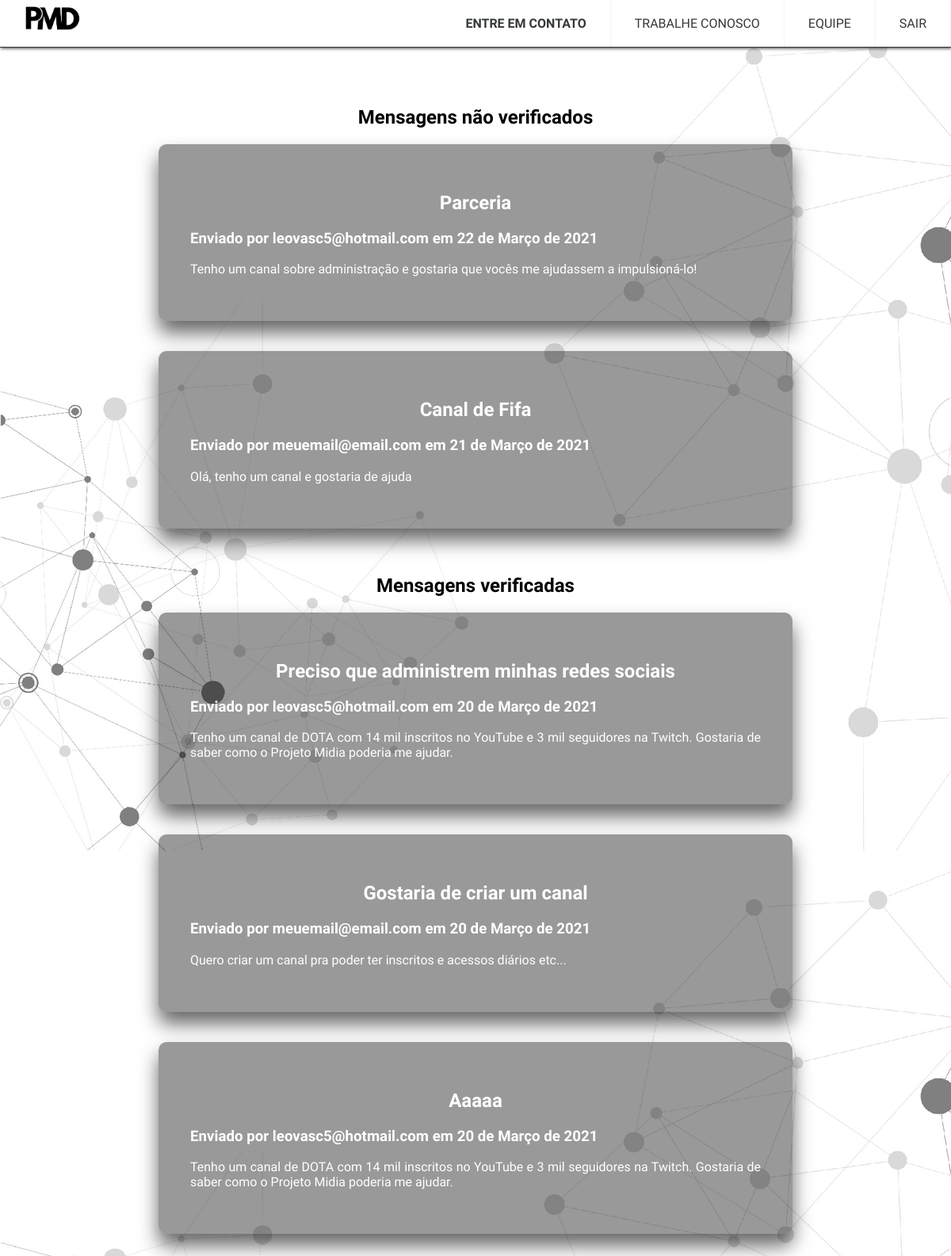
The app's page /admin/ec.php?num1=641206 (signed in) with its own data.
### tables this page shows
CREATE TABLE IF NOT EXISTS `insc_ctt` (
  `id` int(11) NOT NULL AUTO_INCREMENT,
  `assunto` varchar(128) NOT NULL,
  `mensagem` varchar(512) NOT NULL,
  `email` varchar(64) NOT NULL,
  `data` varchar(10) NOT NULL,
  `verificado` tinyint(1) NOT NULL,
  PRIMARY KEY (`id`)
);

### admin/ec.php (the view, shortened to what this page needs)
<?php
if(isset($_SESSION["numLogin"])){
    $n1 = $_GET['num1'];
}else{
    exit;
}
?>
<!DOCTYPE html>
<html lang="pt-br">
<head>
    <link href="../index.css" rel="stylesheet" type="text/css">
    <link href="../bar.css" rel="stylesheet" type="text/css">
    <link href="../parceiros.css" rel="stylesheet">
    <link href="../button.css" rel="stylesheet">
    <link href="div.css" rel="stylesheet">
</head>
<body>
<header class="header">
  <img src="../img\logo.png" id="logo1" title="Projeto Midia">
  <ul class="menu">
    <li><a id='QS' class="neg">ENTRE EM CONTATO</a></li>
    <li><a href="tc.php?<?php echo "num1=".$n1;?>" id='PA'>TRABALHE CONOSCO</a></li>
    <li><a href="equipe.php?<?php echo "num1=".$n1;?>" id='EQ'>EQUIPE</a></li>
    <li><a href="#c3" id='EQ'  onmouseover="this.style.backgroundColor='#ff0000'; this.style.color='#ffffff'"
    onmouseout="this.style.backgroundColor='#ffffff';this.style.color='#353839'" onclick="location.href='destroy.php'">SAIR</a></li>
  </ul>
</header>
<br><br><br><br><br><br>
<h2>Mensagens não verificados</h2>
<?php
include 'conexao.inc';
$sql = "SELECT* FROM insc_ctt WHERE verificado = 0 ORDER BY data DESC ";
$res = mysqli_query($conexao, $sql);
while($elemento = mysqli_fetch_row($res)){
    $id = $elemento[0];
    $assunto = $elemento[1];
    $mensagem = $elemento[2];
    $email = $elemento[3];
    $data = $elemento[4];
    $dia = substr($data, 8);
    $mes = substr($data, 5, 2);
    $ano = substr($data, 0, 4);
    if($mes == "01"){
      $mes = "Janeiro";
    }elseif($mes == "02"){
      $mes = "Fevereiro";
    }elseif($mes == "03"){
      $mes = "Março";
    }elseif($mes == "04"){
      $mes = "Abril";
    }elseif($mes == "05"){
      $mes = "Maio";
    }elseif($mes == "06"){
      $mes = "Junho";
    }elseif($mes == "07"){
      $mes = "Julho";
    }elseif($mes == "08"){
      $mes = "Agosto";
    }elseif($mes == "09"){
      $mes = "Setembro";
    }elseif($mes == "10"){
      $mes = "Outubro";
    }elseif($mes == "11"){
      $mes = "Novembro";
    }elseif($mes == "12"){
      $mes = "Dezembro";
    }
    echo "
    <a href='ec_ver.php?num1=".$n1."&cod=".$id."'>
      <div class='box'>
          <h2>$assunto </h2>
          <h3>Enviado por <b>$email</b> em $dia de $mes de $ano</h3>
          <p>$mensagem</p>
      </div>
    </a>
    <br><br>
  ";
  }
echo "<h2>Mensagens verificadas</h2>";
include 'conexao.inc';
$sql_ver = "SELECT* FROM insc_ctt WHERE verificado = 1 ORDER BY data DESC ";
$res_ver = mysqli_query($conexao, $sql_ver);
  while($elemento_ver = mysqli_fetch_row($res_ver)){
    $id_ver = $elemento_ver[0];
    $assunto_ver = $elemento_ver[1];
    $mensagem_ver = $elemento_ver[2];
    $email_ver = $elemento_ver[3];
    $data_ver = $elemento_ver[4];
    $dia_ver = substr($data_ver, 8);
    $mes_ver = substr($data_ver, 5, 2);
    $ano_ver = substr($data_ver, 0, 4);
    if($mes_ver == "01"){
      $mes_ver = "Janeiro";
    }elseif($mes_ver == "02"){
      $mes_ver = "Fevereiro";
    }elseif($mes_ver == "03"){
      $mes_ver = "Março";
    }elseif($mes_ver == "04"){
      $mes_ver = "Abril";
    }elseif($mes_ver == "05"){
      $mes_ver = "Maio";
    }elseif($mes_ver == "06"){
      $mes_ver = "Junho";
    }elseif($mes_ver == "07"){
      $mes_ver = "Julho";
    }elseif($mes_ver == "08"){
      $mes_ver = "Agosto";
    }elseif($mes_ver == "09"){
      $mes_ver = "Setembro";
    }elseif($mes_ver == "10"){
      $mes_ver = "Outubro";
    }elseif($mes_ver == "11"){
      $mes_ver = "Novembro";
    }elseif($mes_ver == "12"){
      $mes_ver = "Dezembro";
    }
    echo "
    <a href='ec_veri.php?num1=".$n1."&cod=".$id_ver."'>
      <div class='box'>
          <h2>$assunto_ver </h2>
          <h3>Enviado por <b>$email_ver</b> em $dia_ver de $mes_ver de $ano_ver</h3>
          <p>$mensagem_ver</p>
      </div>
    </a>
    <br><br>
  ";
}
?>

### index.css (style rules this page uses)
body { margin: 0; font-family: 'Montserrat', sans-serif; font-family: 'Mukta', sans-serif; background-image: url('img/background.jpg'); }
h2 { text-align:center; }
p { text-align: justify; }

### bar.css (style rules this page uses)
body { margin: 0; font-family: 'Nanum Gothic', sans-serif; background-color: #f4f4f4; }
#logo1 { width: 6%; margin-top:0.50%; margin-left: 2.5%; margin-right: 2.5%; cursor: pointer; }
.header { background-color: #fff; box-shadow: 1px 1px 4px 0 #353839; position: fixed; width: 100%; z-index: 3; border-bottom:solid #353839 1px; }
.header ul { margin: 0; padding: 0; list-style: none; overflow: hidden; background-color: #fff; }
.header li a { display: block; padding: 13px 20px; border-right: 1px solid #f4f4f4; text-decoration: none; color:#353839; }
.header .menu { clear: both; max-height: 0; transition: max-height .2s ease-out; }
@media (min-width: 48em) { .header li { float: left; } }
@media (min-width: 48em) { .header li a { padding: 20px 30px; } }
@media (min-width: 48em) { .header .menu { clear: none; float: right; max-height: none; } }

### button.css (style rules this page uses)
html { height: 100%; }
body { margin:0; padding:0; margin: 0; font-family: 'Nanum Gothic', sans-serif; }

### admin/div.css (style rules this page uses)
body { background-image: url('../img/background.jpg'); }
.box { top: 50%; left: 50%; width: 800px; padding: 40px; background: rgba(0,0,0,.4); box-sizing: border-box; box-shadow: 0 15px 25px rgba(0,0,0,.6); border-radius: 10px; margin: auto; }
a { text-decoration: none; color: #ffffff; }
p { text-decoration: none; color: #ffffff; }
.neg { font-weight: bold; }

### records on screen
insc_ctt: assunto "Parceria", email "leovasc5@hotmail.com", data "22", data "Março", data "2021", mensagem "Tenho um canal sobre administração e gostaria que vocês me ajudassem a impulsioná-lo!"
insc_ctt: assunto "Canal de Fifa", email "meuemail@email.com", data "21", data "Março", data "2021", mensagem "Olá, tenho um canal e gostaria de ajuda"
insc_ctt: assunto "Preciso que administrem minhas redes sociais", email "leovasc5@hotmail.com", data "20", data "Março", data "2021", mensagem "Tenho um canal de DOTA com 14 mil inscritos no YouTube e 3 mil seguidores na Twitch. Gostaria de saber como o Projeto Midia poderia me ajudar."
insc_ctt: assunto "Gostaria de criar um canal", email "meuemail@email.com", data "20", data "Março", data "2021", mensagem "Quero criar um canal pra poder ter inscritos e acessos diários etc..."
insc_ctt: assunto "Aaaaa", email "leovasc5@hotmail.com", data "20", data "Março", data "2021", mensagem "Tenho um canal de DOTA com 14 mil inscritos no YouTube e 3 mil seguidores na Twitch. Gostaria de saber como o Projeto Midia poderia me ajudar."
